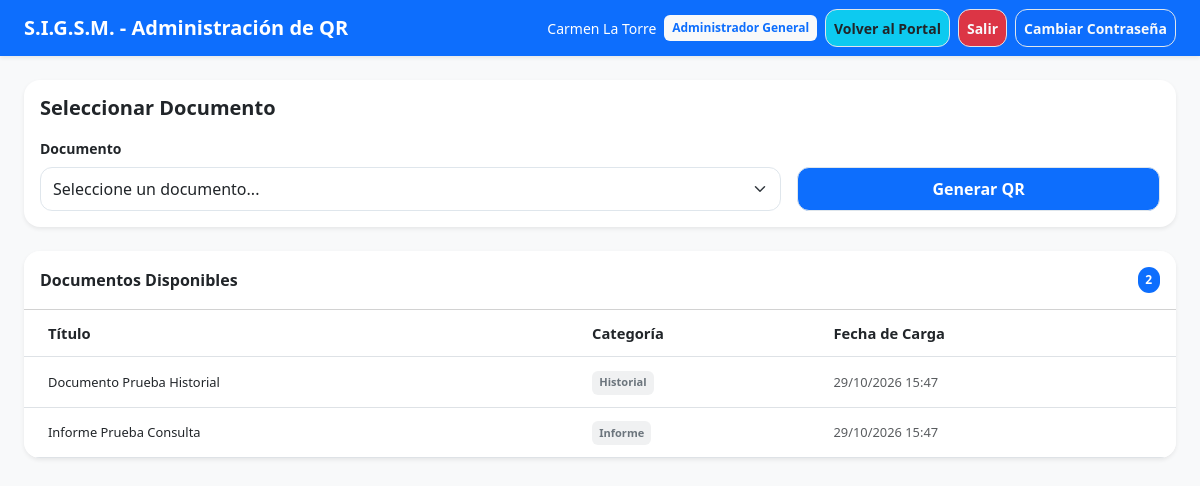
/views/qr_documentos.php (signed in), run on the app's committed database.
### tables this page shows
CREATE TABLE documento (
id_documento INT PRIMARY KEY AUTO_INCREMENT,
id_categoria INT,
id_usuario_carga INT,
titulo VARCHAR(255) NOT NULL,
url_archivo VARCHAR(255) NOT NULL,
fecha_carga DATETIME DEFAULT CURRENT_TIMESTAMP,
eliminado TINYINT(1) DEFAULT 0,
fecha_eliminacion DATETIME NULL,
FOREIGN KEY (id_categoria) REFERENCES categoria_documento(id_categoria) ON DELETE RESTRICT,
FOREIGN KEY (id_usuario_carga) REFERENCES usuario(id_usuario) ON DELETE RESTRICT
);

CREATE TABLE categoria_documento (
id_categoria INT PRIMARY KEY AUTO_INCREMENT,
nombre VARCHAR(255) NOT NULL,
descripcion TEXT
);

### includes/auth_middleware.php (called while the page is built, shortened)
<?php
if (!function_exists('e')) {
    function e($datoV) {
        return htmlspecialchars($datoV ?? '', ENT_QUOTES | ENT_SUBSTITUTE, 'UTF-8');
    }
}
function obtenerRol() {
    return $_SESSION['role_name'] ?? 'Invitado';
}

### models/Documento.php (called while the page is built, shortened)
<?php
class Documento {
    private $conexion;
    public function __construct($bd) {
        $this->conexion = $bd;
    }
    public function listar($busqueda = '', $estado = 'activos', $categoriaId = 0, $permiteEliminados = false) {
        $sql = '
            SELECT d.id_documento, d.titulo, d.url_archivo, d.fecha_carga, d.id_categoria, d.eliminado, c.nombre AS categoria
            FROM documento d
            LEFT JOIN categoria_documento c ON d.id_categoria = c.id_categoria
            WHERE 1 = 1
        ';
        $params = [];
        $busqueda = trim((string)$busqueda);
        if (!$permiteEliminados) {
            $sql .= ' AND d.eliminado = 0';
        } elseif ($estado === 'activos') {
            $sql .= ' AND d.eliminado = 0';
        } elseif ($estado === 'eliminados') {
        }
        $sql .= ' ORDER BY d.eliminado ASC, d.fecha_carga DESC';
        $prep = $this->conexion->prepare($sql);
        $prep->execute();
        return $prep->fetchAll();
    }
}

### views/qr_documentos.php (the view, shortened to what this page needs)
<?php
require_once __DIR__ . '/../includes/auth_middleware.php';
require_once __DIR__ . '/../models/Documento.php';
$baseObj = new Database();
$bd = $baseObj->getConnection();
$modDoc = new Documento($bd);
$docs = $modDoc->listar();
$rolNom = obtenerRol();
$nomUsu = $_SESSION['user_name'] ?? 'Usuario';
?>
<!DOCTYPE html>
<html lang="es">
<head>
    <link href="https://cdn.jsdelivr.net/npm/bootstrap@5.3.0/dist/css/bootstrap.min.css" rel="stylesheet">
    <link rel="stylesheet" href="../assets/css/mobile.css">
</head>
<body class="d-flex flex-column min-vh-100 bg-light">
<nav class="navbar navbar-dark bg-primary shadow-sm flex-shrink-0">
    <div class="container-fluid px-3 px-lg-4">
        <a class="navbar-brand fw-bold mb-0" href="index.php">S.I.G.S.M. - Administración de QR</a>
        <div class="d-flex align-items-center gap-2">
            <span class="text-white small d-none d-sm-inline"><?= e($nomUsu) ?></span>
            <span class="badge bg-light text-primary"><?= e($rolNom) ?></span>
            <a href="../index.php" class="btn text-dark btn-info btn-outline-light btn-sm d-inline-flex align-items-center">Volver al Portal</a>
            <a href="logout.php" class="btn btn-danger btn-outline-light btn-sm d-inline-flex align-items-center">Salir</a>
            <a href="cambiar_password.php" class="btn btn-outline-light btn-sm d-inline-flex align-items-center">Cambiar Contraseña</a>
        </div>
    </div>
</nav>
<main class="flex-grow-1 d-flex flex-column p-3 p-lg-4">
    <div class="mx-auto w-100" style="max-width: 1200px;">
        <div class="card border-0 shadow-sm mb-4 flex-shrink-0">
            <div class="card-body">
                <h5 class="card-title fw-bold mb-3">Seleccionar Documento</h5>
                <form action="../controllers/QRController.php" method="POST">
                    <div class="row g-3 align-items-end">
                        <div class="col-12 col-md-8">
                            <label for="id_documento" class="form-label small fw-bold">Documento</label>
                            <select class="form-select" id="id_documento" name="id_documento" required>
                                <option value="" selected disabled>Seleccione un documento...</option>
                            </select>
                        </div>
                        <div class="col-12 col-md-4">
                            <button type="submit" class="btn btn-primary w-100">Generar QR</button>
                        </div>
                    </div>
                </form>
            </div>
        </div>
        <div class="card border-0 shadow-sm flex-grow-1 d-flex flex-column overflow-hidden">
            <div class="card-header bg-white py-3 fw-bold d-flex justify-content-between align-items-center">
                <span>Documentos Disponibles</span>
                <span class="badge bg-primary rounded-pill"><?= count($docs) ?></span>
            </div>
            <div class="card-body p-0 d-flex flex-column flex-grow-1 overflow-hidden">
                <div class="table-responsive flex-grow-1 overflow-auto">
                    <table class="table table-hover align-middle mb-0 table-sm">
                        <thead class="sticky-top bg-light">
                            <tr>
                                <th class="ps-4">Título</th>
                                <th class="d-none d-md-table-cell">Categoría</th>
                                <th class="d-none d-md-table-cell">Fecha de Carga</th>
                            </tr>
                        </thead>
                        <tbody>
                            <?php if (empty($docs)): ?>
                                <tr><td colspan="3" class="text-center py-4 text-muted">No hay documentos disponibles.</td></tr>
                            <?php else: ?>
                                <?php foreach ($docs as $docFila): ?>
                                    <tr>
                                        <td class="ps-4 fw-medium small"><?= e($docFila['titulo']) ?></td>
                                        <td class="d-none d-md-table-cell"><span class="badge bg-secondary bg-opacity-10 text-secondary"><?= e($docFila['categoria'] ?? 'Sin categoría') ?></span></td>
                                        <td class="text-muted small d-none d-md-table-cell"><?= e(date('d/m/Y H:i', strtotime($docFila['fecha_carga']))) ?></td>
                                    </tr>
                                <?php endforeach; ?>
                            <?php endif; ?>
                        </tbody>
                    </table>
                </div>
            </div>
        </div>
    </div>
</main>
</body>
</html>

### assets/css/mobile.css (style rules this page uses)
:root { --page-bg: #f4f7fb; --surface: #ffffff; --surface-soft: #f8fafc; --text: #1f2937; --muted: #475467; --border: #dfe6ec; --primary: #0d6efd; --primary-dark: #0b5ed7; --focus: #0f6fff; --success: #198754; --danger: #b42318; --warning: #a15c00; --shadow: rgba(15, 23, 42, 0.08); }
* { box-sizing: border-box; }
html { font-size: 16px; scroll-behavior: smooth; }
body { font-size: 1rem; line-height: 1.5; color: var(--text); background: var(--page-bg); text-rendering: optimizeLegibility; -webkit-font-smoothing: antialiased; padding-left: env(safe-area-inset-left); padding-right: env(safe-area-inset-right); padding-bottom: env(safe-area-inset-bottom); }
p, li, label, button, input, select, textarea, .badge, .small { line-height: 1.5; }
button, input, select, textarea, a { touch-action: manipulation; }
a { color: var(--primary); text-decoration-thickness: 2px; text-underline-offset: 0.15em; }
.card, .alert, .modal-content { border-radius: 16px; border: 1px solid var(--border); box-shadow: 0 8px 24px rgba(15, 23, 42, 0.04); }
.card-body { padding: 1rem; }
.card-header { padding: 0.75rem 1rem; }
.btn, .form-control, .form-select, textarea, select { min-height: 44px; border-radius: 12px; border: 1px solid var(--border); transition: border-color 0.2s ease, box-shadow 0.2s ease, background-color 0.2s ease; }
.btn { font-weight: 600; white-space: nowrap; }
.btn-sm { min-height: 38px; }
.table-responsive { overflow-x: auto; -webkit-overflow-scrolling: touch; }
.table { min-width: 640px; font-size: 0.92rem; margin-bottom: 0; }
.table th, .table td { padding: 0.75rem 0.5rem; vertical-align: middle; white-space: normal; }
.navbar { flex-wrap: wrap; }
.navbar .container-fluid { gap: 0.75rem; }
.navbar .d-flex { flex-wrap: wrap; justify-content: flex-end; gap: 0.5rem; }
.navbar .btn { white-space: nowrap; }
@media (min-width: 576px) { .navbar .d-flex { flex-wrap: nowrap; } }

### data on the page
documento: titulo "Documento Prueba Historial", id_categoria.nombre "Historial", fecha_carga "29/10/2026 15:47"
documento: titulo "Informe Prueba Consulta", id_categoria.nombre "Informe", fecha_carga "29/10/2026 15:47"

### other printed values
$nomUsu "Carmen La Torre"
$rolNom "Administrador General"
count($docs) "2"
